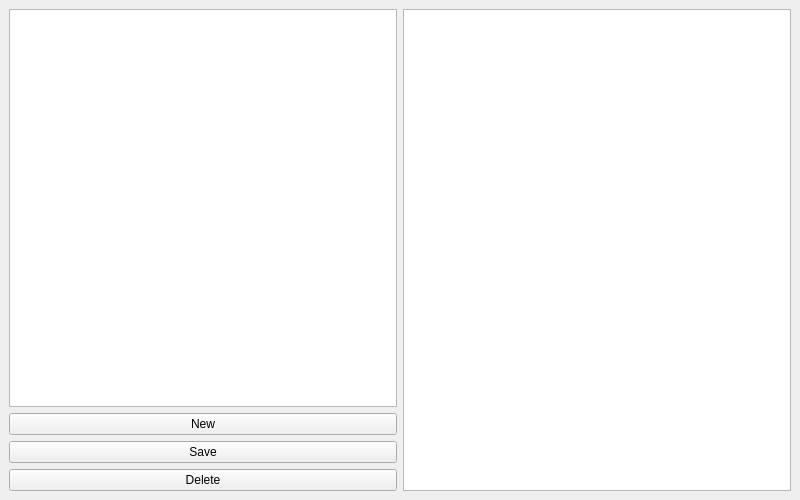
<?xml version="1.0" encoding="UTF-8"?>
<ui version="4.0">
 <class>NotesWindow</class>
 <widget class="QMainWindow" name="NotesWindow">
  <property name="geometry">
   <rect>
    <x>0</x>
    <y>0</y>
    <width>800</width>
    <height>500</height>
   </rect>
  </property>
  <property name="windowTitle">
   <string>In-Memory Notes App</string>
  </property>

  <widget class="QWidget" name="centralwidget">
   <layout class="QHBoxLayout" name="horizontalLayout">

    <!-- LEFT PANEL -->
    <item>
     <layout class="QVBoxLayout" name="leftLayout">
      <item>
       <widget class="QListWidget" name="notesList"/>
      </item>
      <item>
       <widget class="QPushButton" name="newButton">
        <property name="text">
         <string>New</string>
        </property>
       </widget>
      </item>
      <item>
       <widget class="QPushButton" name="saveButton">
        <property name="text">
         <string>Save</string>
        </property>
       </widget>
      </item>
      <item>
       <widget class="QPushButton" name="deleteButton">
        <property name="text">
         <string>Delete</string>
        </property>
       </widget>
      </item>
     </layout>
    </item>

    <!-- RIGHT PANEL -->
    <item>
     <widget class="QTextEdit" name="editor"/>
    </item>

   </layout>
  </widget>

 </widget>
 <resources/>
 <connections/>
</ui>
